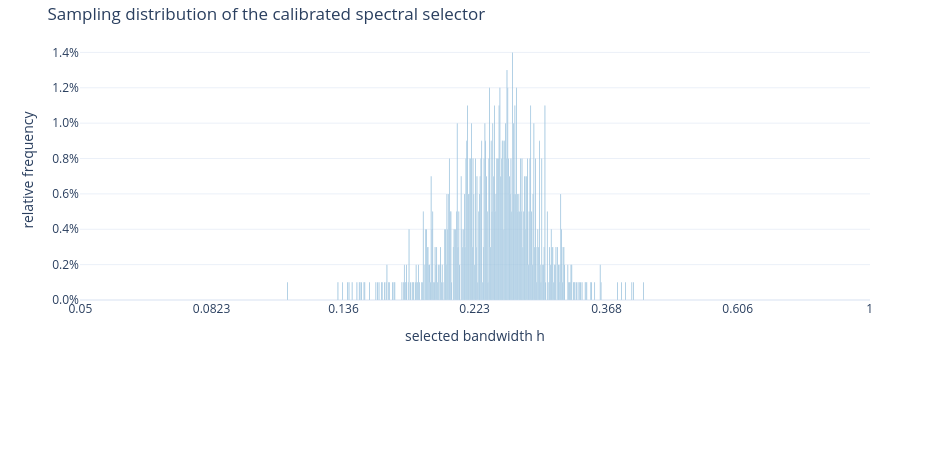

Write notebook code for a chart like this one.
### Code cell
def expected_q_n2_standard_gaussian(
    bandwidth: float, sample_size: int
) -> float:
    """Exact E[Q_hat_n,2(h)] for Gaussian data and kernel."""
    h = float(bandwidth)
    n = int(sample_size)
    return float(
        3.0 / (8.0 * np.sqrt(np.pi))
        * (
            1.0 / (n * h)
            + (n - 1.0) / n
            * h**4 / (1.0 + h**2) ** 2.5
        )
    )

expected_q_minimum = minimize_scalar(
    lambda h: expected_q_n2_standard_gaussian(h, N_DATA),
    bounds=(H_MIN, H_MAX),
    method="bounded",
    options={"xatol": 1e-12},
)
if not expected_q_minimum.success:
    raise RuntimeError(expected_q_minimum.message)
h_expected_q = float(expected_q_minimum.x)

sampling_summary = pd.DataFrame({
    "n": [N_DATA],
    "M": [REPEATED_SAMPLE_M],
    "N": [REPEATED_SAMPLE_N],
    "lambda": [REPEATED_SAMPLE_LAMBDA],
    "mean selected h": [repeated_selected_h.mean()],
    "median selected h": [np.median(repeated_selected_h)],
    "sd selected h": [repeated_selected_h.std(ddof=1)],
    "5% quantile": [np.quantile(repeated_selected_h, 0.05)],
    "95% quantile": [np.quantile(repeated_selected_h, 0.95)],
    "argmin E[Q_hat]": [h_expected_q],
    "mean power iterations": [
        repeated_power_iterations.mean()
    ],
    "elapsed seconds": [repeated_elapsed],
})
display(sampling_summary.round(6))                                                                  ### REPORTING
sampling_summary_path = repeated_data_directory / (
    f"repeated_sample_summary_n{N_DATA}_"
    f"N{REPEATED_SAMPLE_N}_"
    f"lambda{REPEATED_SAMPLE_LAMBDA:g}_"
    f"M{REPEATED_SAMPLE_M}.csv"
)
sampling_summary.to_csv(sampling_summary_path, index=False)                                         ### REPORTING
print(f"Saved summary data: {sampling_summary_path}")                                               ### REPORTING

repeated_selection_counts = np.bincount(
    repeated_selected_index,
    minlength=REPEATED_SAMPLE_N,
)
repeated_histogram = plot_bandwidth_distributions(                                                  ### PLOTTING
    h_grid=repeated_h_grid,                                                                         ### PLOTTING
    distributions={                                                                                 ### PLOTTING
        "Spectral selections": repeated_selection_counts                                            ### PLOTTING
    },                                                                                              ### PLOTTING
    colors={"Spectral selections": "#005A9C"},                                                      ### PLOTTING
    opacity=1.0,                                                                                    ### PLOTTING
    width=950,                                                                                      ### PLOTTING
    height=450,                                                                                     ### PLOTTING
)                                                                                                   ### PLOTTING
repeated_histogram.update_traces(marker_line_width=0)                                               ### PLOTTING
repeated_histogram.update_yaxes(tickformat=".1%")                                                   ### PLOTTING
repeated_histogram.update_layout(                                                                   ### PLOTTING
    title=(                                                                                         ### PLOTTING
        "Sampling distribution of the calibrated spectral selector"                                 ### PLOTTING
    )                                                                                               ### PLOTTING
)                                                                                                   ### PLOTTING
repeated_histogram.show()                                                                           ### PLOTTING

### Figure 1 — Plotly figure (JSON) as saved in the notebook; plotly's stock layout.template omitted (floating-point values rounded to 4 significant figures; data arrays with more than 128 entries replaced by an {"elided": "..."} marker saying what was removed)
{"data": [{"customdata": {"elided": "246 float values"}, "hovertemplate": "Spectral selections<br>grid index=%{x}<br>bandwidth h=%{customdata:.6g}<br>relative frequency=%{y:.1%}<extra></extra>", "marker": {"color": "#1f77b4", "line": {"color": "white", "width": 0.35}}, "name": "Spectral selections", "opacity": 0.85, "showlegend": false, "type": "bar", "width": 0.85, "x": {"elided": "246 int values"}, "y": {"elided": "246 float values"}}], "layout": {"barmode": "overlay", "height": 450, "legend": {"orientation": "h", "title": {}, "x": 0.5, "xanchor": "center", "y": -0.18, "yanchor": "top"}, "margin": {"b": 150, "t": 40}, "title": {"text": "Sampling distribution of the calibrated spectral selector"}, "width": 950, "xaxis": {"range": [-0.5, 999.5], "tickmode": "array", "ticktext": ["0.05", "0.0823", "0.136", "0.223", "0.368", "0.606", "1"], "tickvals": [0, 166, 333, 499, 666, 832, 999], "title": {"text": "selected bandwidth h"}}, "yaxis": {"range": [0, 0.0147], "tickformat": ".1%", "title": {"text": "relative frequency"}}}}
